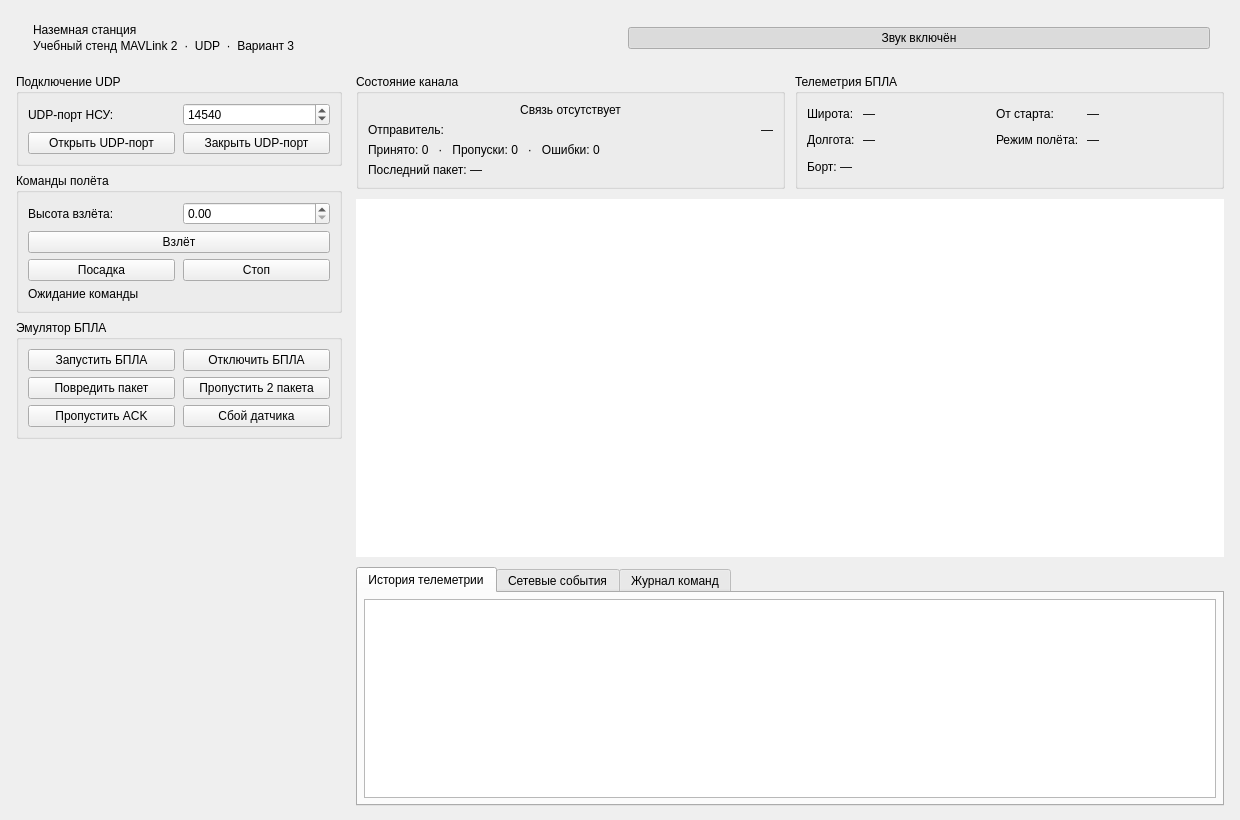
<?xml version="1.0" encoding="UTF-8"?>
<ui version="4.0">
 <class>MainWindow</class>
 <widget class="QMainWindow" name="MainWindow">
  <property name="geometry">
   <rect>
    <x>0</x>
    <y>0</y>
    <width>1240</width>
    <height>820</height>
   </rect>
  </property>
  <property name="windowTitle">
   <string>НСУ БПЛА — MAVLink Ground Station</string>
  </property>
  <widget class="QWidget" name="centralwidget">
   <layout class="QVBoxLayout" name="mainVerticalLayout" stretch="0,1">
    <property name="spacing">
     <number>12</number>
    </property>
    <property name="leftMargin">
     <number>16</number>
    </property>
    <property name="rightMargin">
     <number>16</number>
    </property>
    <property name="topMargin">
     <number>14</number>
    </property>
    <property name="bottomMargin">
     <number>14</number>
    </property>
    <item>
     <widget class="QFrame" name="stationHeader">
      <layout class="QHBoxLayout" name="headerRow">
       <property name="leftMargin">
        <number>17</number>
       </property>
       <property name="rightMargin">
        <number>14</number>
       </property>
       <property name="topMargin">
        <number>9</number>
       </property>
       <property name="bottomMargin">
        <number>9</number>
       </property>
       <item>
        <layout class="QVBoxLayout" name="headerCopy">
         <property name="spacing">
          <number>2</number>
         </property>
         <item>
          <widget class="QLabel" name="stationTitle">
           <property name="text">
            <string>Наземная станция</string>
           </property>
          </widget>
         </item>
         <item>
          <widget class="QLabel" name="stationSubtitle">
           <property name="text">
            <string>Учебный стенд MAVLink 2  ·  UDP  ·  Вариант 3</string>
           </property>
          </widget>
         </item>
        </layout>
       </item>
       <item>
        <spacer name="headerSpacer">
         <property name="orientation">
          <enum>Qt::Horizontal</enum>
         </property>
        </spacer>
       </item>
       <item>
        <widget class="QPushButton" name="btnSound">
         <property name="text">
          <string>Звук включён</string>
         </property>
         <property name="checkable">
          <bool>true</bool>
         </property>
         <property name="checked">
          <bool>true</bool>
         </property>
         <property name="toolTip">
          <string>Включить или выключить звуки событий</string>
         </property>
        </widget>
       </item>
      </layout>
     </widget>
    </item>
    <item>
     <layout class="QHBoxLayout" name="bodyLayout" stretch="0,1">
      <property name="spacing">
       <number>14</number>
      </property>
      <item>
       <widget class="QWidget" name="controlPanel">
        <property name="minimumSize">
         <size>
          <width>326</width>
          <height>0</height>
         </size>
        </property>
        <property name="maximumSize">
         <size>
          <width>378</width>
          <height>16777215</height>
         </size>
        </property>
        <layout class="QVBoxLayout" name="controlPanelLayout" stretch="0,0,0,1">
         <property name="bottomMargin">
          <number>0</number>
         </property>
         <property name="topMargin">
          <number>0</number>
         </property>
         <property name="rightMargin">
          <number>0</number>
         </property>
         <property name="leftMargin">
          <number>0</number>
         </property>
         <property name="spacing">
          <number>7</number>
         </property>
         <item>
          <widget class="QGroupBox" name="groupBoxLink">
           <property name="title">
            <string>Подключение UDP</string>
           </property>
           <layout class="QGridLayout" name="gridLink" columnstretch="1,1">
            <property name="verticalSpacing">
             <number>6</number>
            </property>
            <property name="horizontalSpacing">
             <number>8</number>
            </property>
            <item row="0" column="0">
             <widget class="QLabel" name="lblPortCaption">
              <property name="text">
               <string>UDP-порт НСУ:</string>
              </property>
             </widget>
            </item>
            <item row="0" column="1">
             <widget class="QSpinBox" name="spinListenPort">
              <property name="minimum">
               <number>1024</number>
              </property>
              <property name="maximum">
               <number>65535</number>
              </property>
              <property name="value">
               <number>14540</number>
              </property>
             </widget>
            </item>
            <item row="1" column="0">
             <widget class="QPushButton" name="btnStartLink">
              <property name="text">
               <string>Открыть UDP-порт</string>
              </property>
             </widget>
            </item>
            <item row="1" column="1">
             <widget class="QPushButton" name="btnStopLink">
              <property name="text">
               <string>Закрыть UDP-порт</string>
              </property>
             </widget>
            </item>
           </layout>
          </widget>
         </item>
         <item>
          <widget class="QGroupBox" name="groupBoxCommands">
           <property name="title">
            <string>Команды полёта</string>
           </property>
           <layout class="QGridLayout" name="gridCommands" columnstretch="1,1">
            <property name="verticalSpacing">
             <number>6</number>
            </property>
            <property name="horizontalSpacing">
             <number>8</number>
            </property>
            <item row="0" column="0">
             <widget class="QLabel" name="lblTakeoffAlt">
              <property name="text">
               <string>Высота взлёта:</string>
              </property>
             </widget>
            </item>
            <item row="0" column="1">
             <widget class="QDoubleSpinBox" name="spinTakeoffAltitude" />
            </item>
            <item row="1" column="0" colspan="2">
             <widget class="QPushButton" name="btnTakeoff">
              <property name="text">
               <string>Взлёт</string>
              </property>
             </widget>
            </item>
            <item row="2" column="0">
             <widget class="QPushButton" name="btnLand">
              <property name="text">
               <string>Посадка</string>
              </property>
             </widget>
            </item>
            <item row="2" column="1">
             <widget class="QPushButton" name="btnStop">
              <property name="text">
               <string>Стоп</string>
              </property>
             </widget>
            </item>
            <item row="3" column="0" colspan="2">
             <widget class="QLabel" name="labelCommandStatus">
              <property name="text">
               <string>Ожидание команды</string>
              </property>
              <property name="wordWrap">
               <bool>true</bool>
              </property>
             </widget>
            </item>
           </layout>
          </widget>
         </item>
         <item>
          <widget class="QGroupBox" name="groupBoxSimulator">
           <property name="title">
            <string>Эмулятор БПЛА</string>
           </property>
           <layout class="QGridLayout" name="gridSimulator" columnstretch="1,1">
            <property name="verticalSpacing">
             <number>6</number>
            </property>
            <property name="horizontalSpacing">
             <number>8</number>
            </property>
            <item row="0" column="0">
             <widget class="QPushButton" name="btnStartUav">
              <property name="text">
               <string>Запустить БПЛА</string>
              </property>
             </widget>
            </item>
            <item row="0" column="1">
             <widget class="QPushButton" name="btnDisconnectUav">
              <property name="text">
               <string>Отключить БПЛА</string>
              </property>
             </widget>
            </item>
            <item row="1" column="0">
             <widget class="QPushButton" name="btnCorruptPacket">
              <property name="text">
               <string>Повредить пакет</string>
              </property>
             </widget>
            </item>
            <item row="1" column="1">
             <widget class="QPushButton" name="btnDropPackets">
              <property name="text">
               <string>Пропустить 2 пакета</string>
              </property>
             </widget>
            </item>
            <item row="2" column="0">
             <widget class="QPushButton" name="btnOmitAck">
              <property name="text">
               <string>Пропустить ACK</string>
              </property>
             </widget>
            </item>
            <item row="2" column="1">
             <widget class="QPushButton" name="btnSensorFault">
              <property name="text">
               <string>Сбой датчика</string>
              </property>
              <property name="checkable">
               <bool>true</bool>
              </property>
             </widget>
            </item>
           </layout>
          </widget>
         </item>
         <item>
          <spacer name="controlPanelSpacer">
           <property name="orientation">
            <enum>Qt::Vertical</enum>
           </property>
          </spacer>
         </item>
        </layout>
       </widget>
      </item>
      <item>
       <layout class="QVBoxLayout" name="monitorLayout" stretch="0,3,2">
        <property name="spacing">
         <number>10</number>
        </property>
        <item>
         <layout class="QHBoxLayout" name="summaryLayout" stretch="1,1">
          <property name="spacing">
           <number>10</number>
          </property>
          <item>
           <widget class="QGroupBox" name="groupBoxConnectionStatus">
            <property name="title">
             <string>Состояние канала</string>
            </property>
            <layout class="QGridLayout" name="connectionStatusLayout" columnstretch="0,1">
             <property name="verticalSpacing">
              <number>6</number>
             </property>
             <property name="horizontalSpacing">
              <number>8</number>
             </property>
             <property name="spacing">
              <number>5</number>
             </property>
             <item row="0" column="0" colspan="2">
              <widget class="QLabel" name="labelLinkStatus">
               <property name="text">
                <string>Связь отсутствует</string>
               </property>
               <property name="alignment">
                <set>Qt::AlignCenter</set>
               </property>
              </widget>
             </item>
             <item row="1" column="0">
              <widget class="QLabel" name="lblSenderCaption">
               <property name="text">
                <string>Отправитель:</string>
               </property>
              </widget>
             </item>
             <item row="1" column="1">
              <widget class="QLabel" name="labelSender">
               <property name="alignment">
                <set>Qt::AlignRight|Qt::AlignVCenter</set>
               </property>
               <property name="text">
                <string>—</string>
               </property>
              </widget>
             </item>
             <item row="2" column="0" colspan="2">
              <widget class="QLabel" name="labelPackets">
               <property name="text">
                <string>Принято: 0   ·   Пропуски: 0   ·   Ошибки: 0</string>
               </property>
              </widget>
             </item>
             <item row="3" column="0">
              <widget class="QLabel" name="labelLastPacket">
               <property name="text">
                <string>Последний пакет: —</string>
               </property>
              </widget>
             </item>
             <item row="3" column="1">
              <widget class="QLabel" name="labelPacketIssue">
               <property name="alignment">
                <set>Qt::AlignRight|Qt::AlignVCenter</set>
               </property>
               <property name="text">
                <string />
               </property>
               <property name="wordWrap">
                <bool>true</bool>
               </property>
              </widget>
             </item>
            </layout>
           </widget>
          </item>
          <item>
           <widget class="QGroupBox" name="groupBoxTelemetry">
            <property name="title">
             <string>Телеметрия БПЛА</string>
            </property>
            <layout class="QGridLayout" name="formTelemetry" columnstretch="0,1,0,1">
             <property name="verticalSpacing">
              <number>6</number>
             </property>
             <property name="horizontalSpacing">
              <number>8</number>
             </property>
             <item row="0" column="0">
              <widget class="QLabel" name="lblLat">
               <property name="text">
                <string>Широта:</string>
               </property>
              </widget>
             </item>
             <item row="0" column="1">
              <widget class="QLabel" name="labelLatitude">
               <property name="text">
                <string>—</string>
               </property>
              </widget>
             </item>
             <item row="1" column="0">
              <widget class="QLabel" name="lblLon">
               <property name="text">
                <string>Долгота:</string>
               </property>
              </widget>
             </item>
             <item row="1" column="1">
              <widget class="QLabel" name="labelLongitude">
               <property name="text">
                <string>—</string>
               </property>
              </widget>
             </item>
             <item row="0" column="2">
              <widget class="QLabel" name="lblAlt">
               <property name="text">
                <string>От старта:</string>
               </property>
              </widget>
             </item>
             <item row="0" column="3">
              <widget class="QLabel" name="labelAltitude">
               <property name="text">
                <string>—</string>
               </property>
              </widget>
             </item>
             <item row="1" column="2">
              <widget class="QLabel" name="lblMode">
               <property name="text">
                <string>Режим полёта:</string>
               </property>
              </widget>
             </item>
             <item row="1" column="3">
              <widget class="QLabel" name="labelFlightMode">
               <property name="text">
                <string>—</string>
               </property>
              </widget>
             </item>
             <item row="2" column="0" colspan="4">
              <widget class="QLabel" name="labelHealth">
               <property name="text">
                <string>Борт: —</string>
               </property>
              </widget>
             </item>
            </layout>
           </widget>
          </item>
         </layout>
        </item>
        <item>
         <widget class="QChartView" name="chartView">
          <property name="frameShape">
           <enum>QFrame::NoFrame</enum>
          </property>
          <property name="minimumSize">
           <size>
            <width>320</width>
            <height>188</height>
           </size>
          </property>
         </widget>
        </item>
        <item>
         <widget class="QTabWidget" name="monitorTabs">
          <property name="usesScrollButtons">
           <bool>true</bool>
          </property>
          <widget class="QWidget" name="telemetryTab">
           <attribute name="title">
            <string>История телеметрии</string>
           </attribute>
           <layout class="QVBoxLayout" name="telemetryTabLayout">
            <property name="bottomMargin">
             <number>6</number>
            </property>
            <property name="topMargin">
             <number>6</number>
            </property>
            <property name="rightMargin">
             <number>6</number>
            </property>
            <property name="leftMargin">
             <number>6</number>
            </property>
            <property name="spacing">
             <number>0</number>
            </property>
            <item>
             <widget class="QTableWidget" name="tableTelemetry">
              <property name="alternatingRowColors">
               <bool>true</bool>
              </property>
             </widget>
            </item>
           </layout>
          </widget>
          <widget class="QWidget" name="networkTab">
           <attribute name="title">
            <string>Сетевые события</string>
           </attribute>
           <layout class="QVBoxLayout" name="networkTabLayout">
            <property name="bottomMargin">
             <number>6</number>
            </property>
            <property name="topMargin">
             <number>6</number>
            </property>
            <property name="rightMargin">
             <number>6</number>
            </property>
            <property name="leftMargin">
             <number>6</number>
            </property>
            <property name="spacing">
             <number>0</number>
            </property>
            <item>
             <widget class="QListWidget" name="listNetworkLog">
              <property name="alternatingRowColors">
               <bool>true</bool>
              </property>
              <property name="wordWrap">
               <bool>true</bool>
              </property>
              <property name="minimumSize">
               <size>
                <width>0</width>
                <height>64</height>
               </size>
              </property>
             </widget>
            </item>
           </layout>
          </widget>
          <widget class="QWidget" name="commandsTab">
           <attribute name="title">
            <string>Журнал команд</string>
           </attribute>
           <layout class="QVBoxLayout" name="commandsTabLayout">
            <property name="bottomMargin">
             <number>6</number>
            </property>
            <property name="topMargin">
             <number>6</number>
            </property>
            <property name="rightMargin">
             <number>6</number>
            </property>
            <property name="leftMargin">
             <number>6</number>
            </property>
            <property name="spacing">
             <number>0</number>
            </property>
            <item>
             <widget class="QListWidget" name="listCommandLog">
              <property name="alternatingRowColors">
               <bool>true</bool>
              </property>
              <property name="wordWrap">
               <bool>true</bool>
              </property>
              <property name="minimumSize">
               <size>
                <width>0</width>
                <height>64</height>
               </size>
              </property>
             </widget>
            </item>
           </layout>
          </widget>
         </widget>
        </item>
       </layout>
      </item>
     </layout>
    </item>
   </layout>
  </widget>
 </widget>
 <customwidgets>
  <customwidget>
   <class>QChartView</class>
   <extends>QGraphicsView</extends>
   <header>QtCharts/QChartView</header>
  </customwidget>
 </customwidgets>
 <resources />
 <connections />
</ui>
